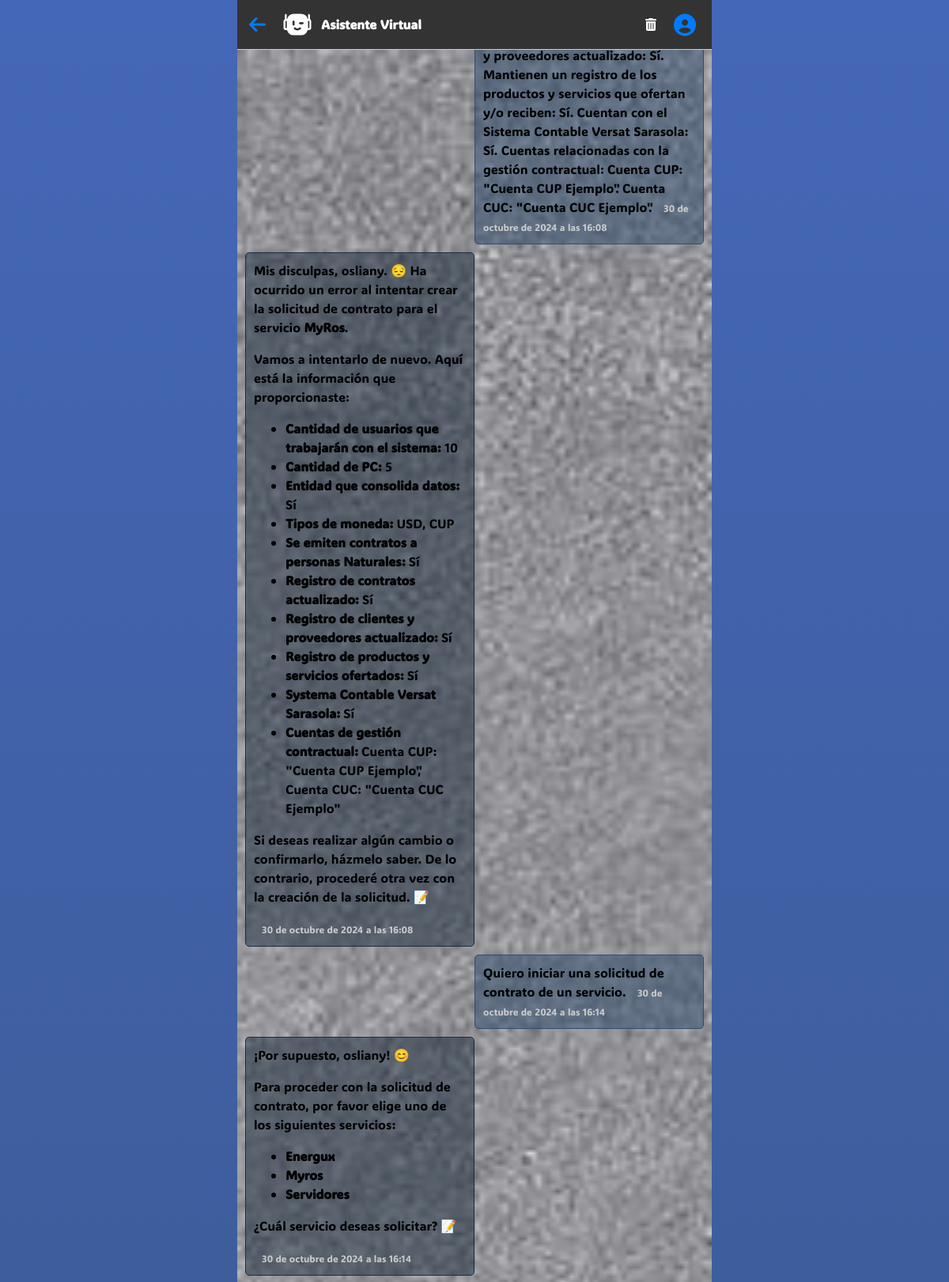
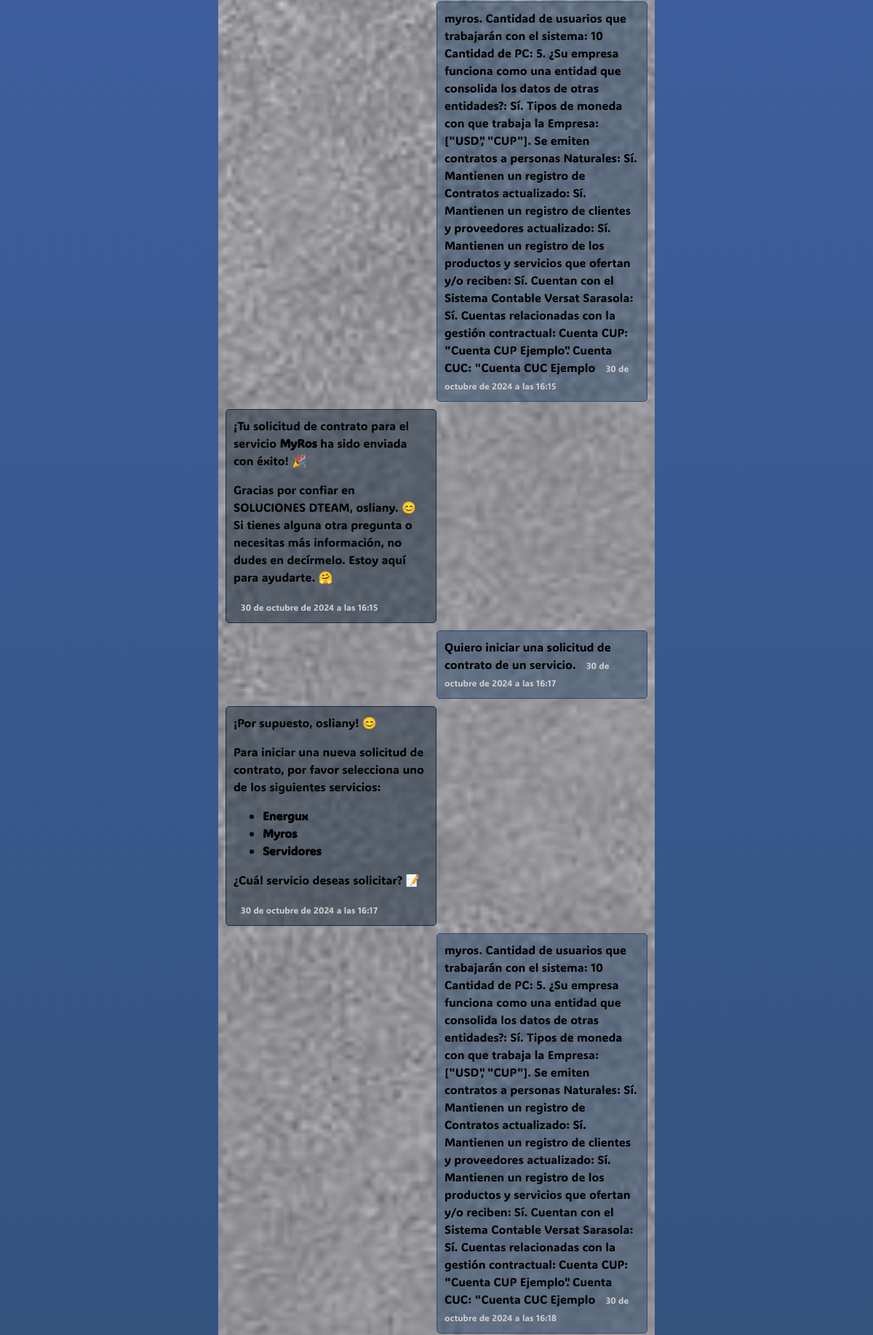
The page /chatbot/ (signed in, upper part) on the database its author committed (2 pictures, top to bottom).
### app/models.py (models this page shows, shortened)
class Mensaje(models.Model):
    ENVIADO_POR_CHOICES = [
        ('assistant', 'Asistente'),
        ('user', 'Usuario'),
        ('system', 'Sistema'),
    ]
    conversacion = models.ForeignKey(Conversacion, on_delete=models.CASCADE)
    texto = models.TextField()
    enviado_por = models.CharField(max_length=255, choices=ENVIADO_POR_CHOICES)
    fecha_envio = models.DateTimeField(auto_now_add=True)

### app/views.py (the view)
# urls.py: path('chatbot/', views.chatbot, name='chatbot'),
def chatbot(request):
    if request.method == 'POST':
        return utils.generar_respuesta(request)
    catalogo = Catalogo.objects.filter(activo=True)[0]
    try:
        conv = Conversacion.objects.filter(usuario = request.user)[0]
        mensajes = Mensaje.objects.filter(conversacion = conv).order_by("fecha_envio")
    except Exception as error:
        mensajes = None
    context = {
        "catalogo": catalogo,
        "mensajes": mensajes
    }
    return render(request, 'chatbot.html', context)

### app/templates/chatbot.html (shortened to what this page needs)
<!DOCTYPE html>
<html lang="en">
<head>
  {% load static %}
  <link rel="stylesheet" href="https://maxcdn.bootstrapcdn.com/bootstrap/4.5.2/css/bootstrap.min.css">
  <link rel="stylesheet" href="{% static 'app/css/chatbot4.css' %}">
  <link rel="stylesheet" href="{% static 'app/font-awesome/css/all.css' %}">
</head>
<body>
  <div id="chat-container" class="col-12 col-sm-6">
    <div id="chat-header">
      <a href="javascript:history.back()" id="back"><i class="fas fa-arrow-left"></i></a>
      <img src="{% static 'app/svg/robot-wink-fill.svg' %}" width="40" height="40" alt="Review" style="filter: invert(100%);">
      <span id="nombre-usuario">Asistente Virtual</span>
      <div id="login-container" style="margin-left: auto;">
        <button class="btn" id="clean-chat"><i class="fas fa-trash-alt"></i></button>
        <a href={% url 'login_chatbot' %} id="login-button" class=""><i class="fas fa-user-circle"></i></a>
      </div>
    </div>
    <div id="chat-messages">
      {% if mensajes %}
        {% for m in mensajes %}
          {% if m.enviado_por == "assistant" %}
          <div class="mb-0 bot-sms"> {{m.texto|safe}} <small> {{m.fecha_envio}} </small></div>
          {% endif %}
          {% if m.enviado_por == "user" %}
          <div class="mb-0 user-sms"> {{m.texto}} <small> {{m.fecha_envio}} </small></div>
          {% endif %}
        {% endfor %}
      {% endif %}
    </div>
  </div>
</body>
</html>

### app/static/app/css/chatbot4.css (style rules this page uses)
body { background-image: linear-gradient(to bottom, #4567b7, #2f4d6e, #1a2d3f); background-size: 100% 100%; background-attachment: fixed; font-family: ADLaM Display, Ubuntu !important; font-weight: 400; }
#chat-container { background-color: #fff; margin: auto; padding: 0; height: 100vh; display: flex; flex-direction: column; }
#chat-messages { background-color: #ccc; background-size: cover; background-position: center; padding: 10px; flex-grow: 1; overflow-y: scroll; display: flex; flex-direction: column; }
#chat-header { background-color: #333; padding: 10px; display: flex; align-items: center; justify-content: left; border-bottom: 1px solid #ccc; }
#back { margin-right: 20px; margin-left: 5px; font-size: 24px; }
#chat-header img { margin-right: 10px; border-radius: 50%; }
#nombre-usuario { margin-right: 10px; font-weight: bold; color: #fff; }
#login-container { display: flex; justify-content: flex-end; }
#login-button { margin-right: 10px; border: none; padding: 0; font-size: 28px; cursor: pointer; }
.user-sms { background-color: rgba(47, 77, 110, 0.5); border: 1px solid #2f4d6e; color: #000; padding: 10px; margin-left: auto; margin-bottom: 10px !important; border-radius: 5px; text-align: left; max-width: 50%; }
.bot-sms { background-color: rgba(26, 45, 63, 0.5); border: solid 1px #1a2d3f; color: #000; padding: 10px; margin-right: auto; margin-bottom: 10px !important; border-radius: 5px; text-align: left; max-width: 50%; }
#clean-chat { margin-right: 10px; background-color: transparent; color: #fff; border: none; outline: none; box-shadow: none; }

### rows shown on the page
Mensaje: fecha_envio "30 de octubre de 2024 a las 16:08"
Mensaje: texto "Mis disculpas, osliany. 😔 Ha ocurrido un error al intentar crear la solicitud de contrato para el servicio MyRos . Vamos a intentarlo de nuevo. Aquí está la información que proporcionaste: Cantidad de usuarios que trabajarán con el sistema: 10 Cantidad de PC: 5 Entidad que consolida datos: Sí Tipos de moneda: USD, CUP Se emiten contratos a personas Naturales: Sí Registro de contratos actualizado: Sí Registro de clientes y proveedores actualizado: Sí Registro de productos y servicios ofertados: Sí Systema Contable Versat Sarasola: Sí Cuentas de gestión contractual: Cuenta CUP: \"Cuenta CUP Ejemplo\", Cuenta CUC: \"Cuenta CUC Ejemplo\" Si deseas realizar algún cambio o confirmarlo, házmelo saber.…", fecha_envio "30 de octubre de 2024 a las 16:08"
Mensaje: texto "Quiero iniciar una solicitud de contrato de un servicio.", fecha_envio "30 de octubre de 2024 a las 16:14"
Mensaje: texto "¡Por supuesto, osliany! 😊 Para proceder con la solicitud de contrato, por favor elige uno de los siguientes servicios: Energux Myros Servidores ¿Cuál servicio deseas solicitar? 📝", fecha_envio "30 de octubre de 2024 a las 16:14"
Mensaje: texto "myros. Cantidad de usuarios que trabajarán con el sistema: 10 Cantidad de PC: 5. ¿Su empresa funciona como una entidad que consolida los datos de otras entidades?: Sí. Tipos de moneda con que trabaja la Empresa: [\"USD\", \"CUP\"]. Se emiten contratos a personas Naturales: Sí. Mantienen un registro de Contratos actualizado: Sí. Mantienen un registro de clientes y proveedores actualizado: Sí. Mantienen un registro de los productos y servicios que ofertan y/o reciben: Sí. Cuentan con el Sistema Contable Versat Sarasola: Sí. Cuentas relacionadas con la gestión contractual: Cuenta CUP: \"Cuenta CUP Ejemplo\". Cuenta CUC: \"Cuenta CUC Ejemplo", fecha_envio "30 de octubre de 2024 a las 16:15"
Mensaje: texto "¡Tu solicitud de contrato para el servicio MyRos ha sido enviada con éxito! 🎉 Gracias por confiar en SOLUCIONES DTEAM, osliany. 😊 Si tienes alguna otra pregunta o necesitas más información, no dudes en decírmelo. Estoy aquí para ayudarte. 🤗", fecha_envio "30 de octubre de 2024 a las 16:15"
Mensaje: texto "Quiero iniciar una solicitud de contrato de un servicio.", fecha_envio "30 de octubre de 2024 a las 16:17"
Mensaje: texto "¡Por supuesto, osliany! 😊 Para iniciar una nueva solicitud de contrato, por favor selecciona uno de los siguientes servicios: Energux Myros Servidores ¿Cuál servicio deseas solicitar? 📝", fecha_envio "30 de octubre de 2024 a las 16:17"
Mensaje: texto "myros. Cantidad de usuarios que trabajarán con el sistema: 10 Cantidad de PC: 5. ¿Su empresa funciona como una entidad que consolida los datos de otras entidades?: Sí. Tipos de moneda con que trabaja la Empresa: [\"USD\", \"CUP\"]. Se emiten contratos a personas Naturales: Sí. Mantienen un registro de Contratos actualizado: Sí. Mantienen un registro de clientes y proveedores actualizado: Sí. Mantienen un registro de los productos y servicios que ofertan y/o reciben: Sí. Cuentan con el Sistema Contable Versat Sarasola: Sí. Cuentas relacionadas con la gestión contractual: Cuenta CUP: \"Cuenta CUP Ejemplo\". Cuenta CUC: \"Cuenta CUC Ejemplo", fecha_envio "30 de octubre de 2024 a las 16:18"
